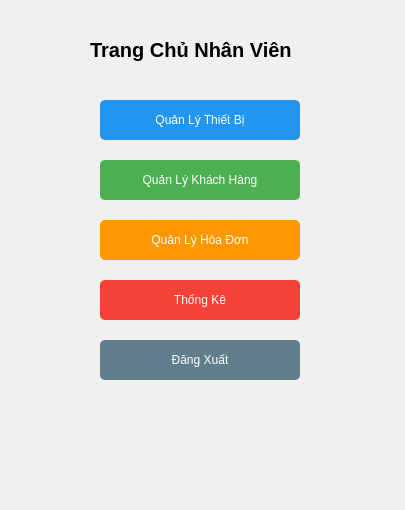
<?xml version="1.0" encoding="UTF-8"?>
<ui version="4.0">
 <class>MainWindow</class>
 <widget class="QMainWindow" name="MainWindow">
  <property name="geometry">
   <rect>
    <x>0</x>
    <y>0</y>
    <width>405</width>
    <height>510</height>
   </rect>
  </property>
  <property name="windowTitle">
   <string>Trang Chủ - Nhân Viên</string>
  </property>
  <property name="styleSheet">
   <string>background-color: #f0f0f0;</string>
  </property>
  <widget class="QWidget" name="centralwidget">
   <widget class="QLabel" name="lblTitle">
    <property name="geometry">
     <rect>
      <x>90</x>
      <y>30</y>
      <width>231</width>
      <height>40</height>
     </rect>
    </property>
    <property name="styleSheet">
     <string>font-size: 20px; font-weight: bold;</string>
    </property>
    <property name="text">
     <string>Trang Chủ Nhân Viên</string>
    </property>
   </widget>
   <widget class="QPushButton" name="btnThietBi">
    <property name="geometry">
     <rect>
      <x>100</x>
      <y>100</y>
      <width>200</width>
      <height>40</height>
     </rect>
    </property>
    <property name="styleSheet">
     <string>background-color: #2196F3; color: white; border-radius: 5px; padding: 5px;</string>
    </property>
    <property name="text">
     <string>Quản Lý Thiết Bị</string>
    </property>
   </widget>
   <widget class="QPushButton" name="btnKhachHang">
    <property name="geometry">
     <rect>
      <x>100</x>
      <y>160</y>
      <width>200</width>
      <height>40</height>
     </rect>
    </property>
    <property name="styleSheet">
     <string>background-color: #4CAF50; color: white; border-radius: 5px; padding: 5px;</string>
    </property>
    <property name="text">
     <string>Quản Lý Khách Hàng</string>
    </property>
   </widget>
   <widget class="QPushButton" name="btnHoaDon">
    <property name="geometry">
     <rect>
      <x>100</x>
      <y>220</y>
      <width>200</width>
      <height>40</height>
     </rect>
    </property>
    <property name="styleSheet">
     <string>background-color: #FF9800; color: white; border-radius: 5px; padding: 5px;</string>
    </property>
    <property name="text">
     <string>Quản Lý Hóa Đơn</string>
    </property>
   </widget>
   <widget class="QPushButton" name="btnThongKe">
    <property name="geometry">
     <rect>
      <x>100</x>
      <y>280</y>
      <width>200</width>
      <height>40</height>
     </rect>
    </property>
    <property name="styleSheet">
     <string>background-color: #f44336; color: white; border-radius: 5px; padding: 5px;</string>
    </property>
    <property name="text">
     <string>Thống Kê</string>
    </property>
   </widget>
   <widget class="QPushButton" name="btnDangXuat">
    <property name="geometry">
     <rect>
      <x>100</x>
      <y>340</y>
      <width>200</width>
      <height>40</height>
     </rect>
    </property>
    <property name="styleSheet">
     <string>background-color: #607D8B; color: white; border-radius: 5px; padding: 5px;</string>
    </property>
    <property name="text">
     <string>Đăng Xuất</string>
    </property>
   </widget>
  </widget>
  <widget class="QMenuBar" name="menubar">
   <property name="geometry">
    <rect>
     <x>0</x>
     <y>0</y>
     <width>405</width>
     <height>21</height>
    </rect>
   </property>
  </widget>
  <widget class="QStatusBar" name="statusbar"/>
 </widget>
 <resources/>
 <connections/>
</ui>
